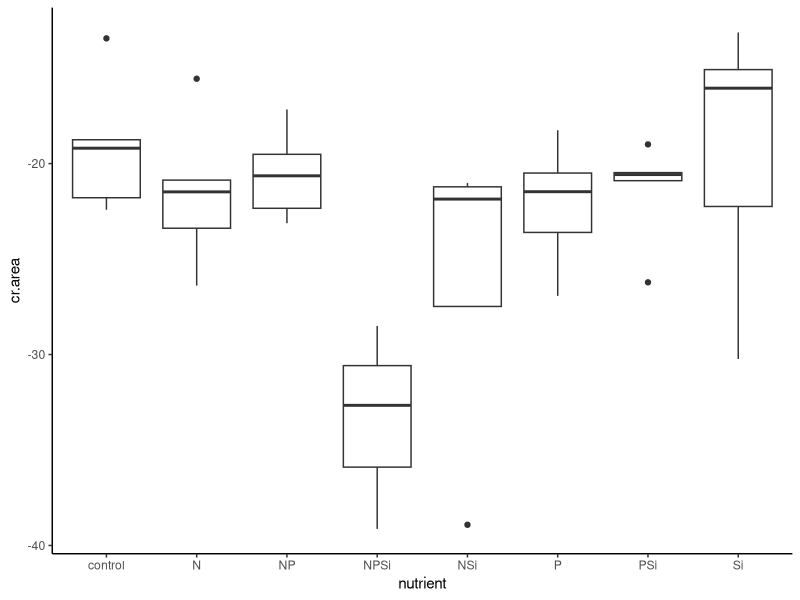
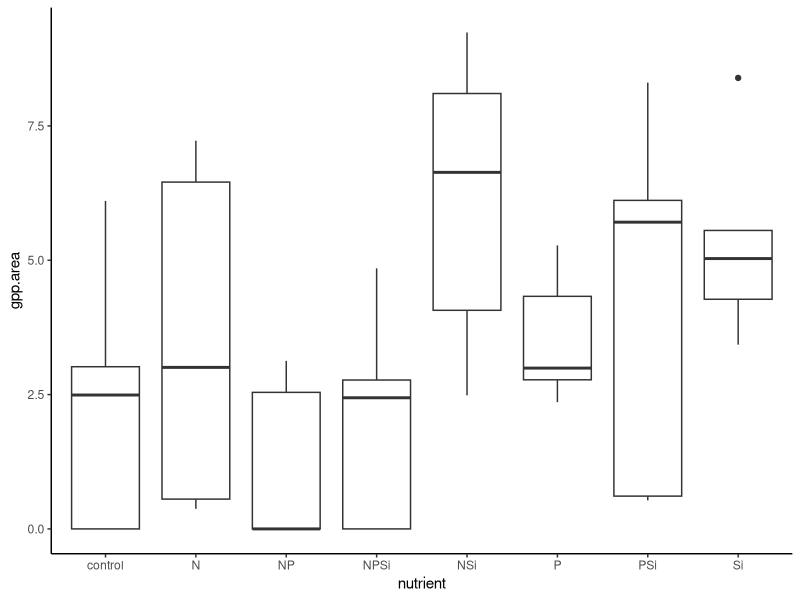
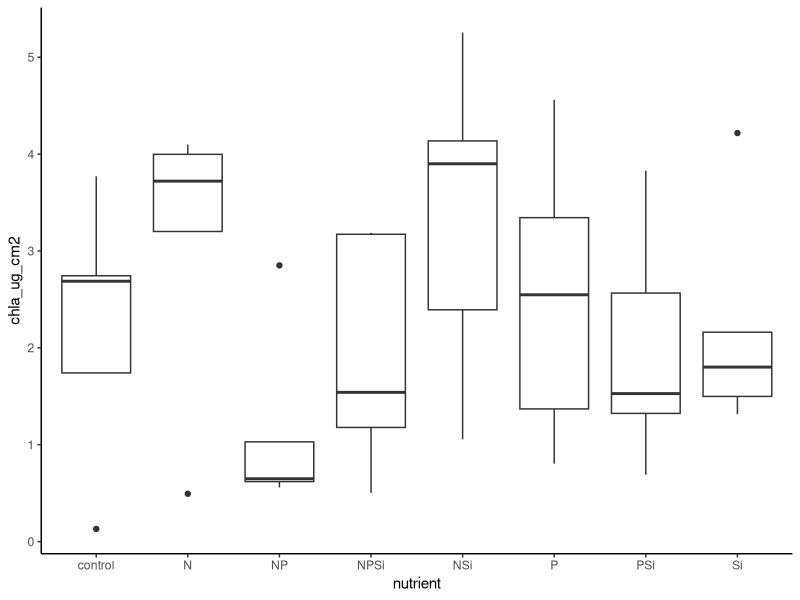
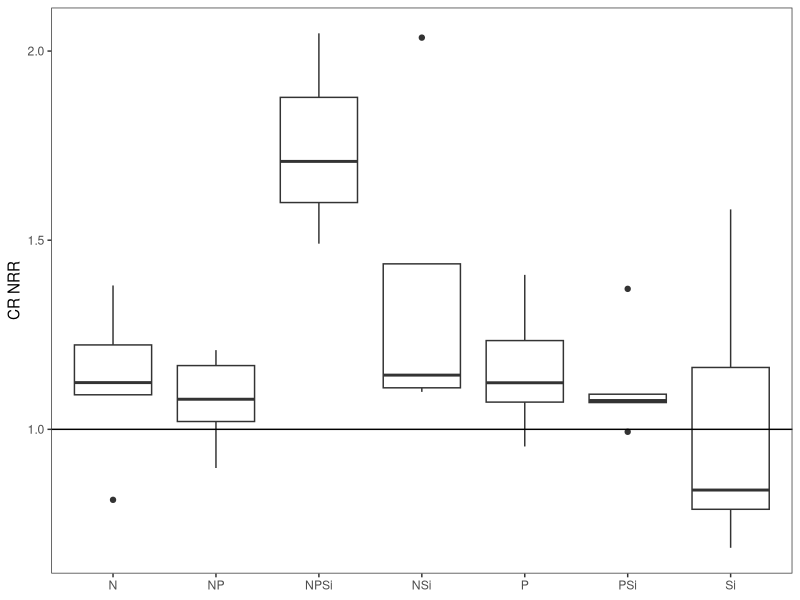
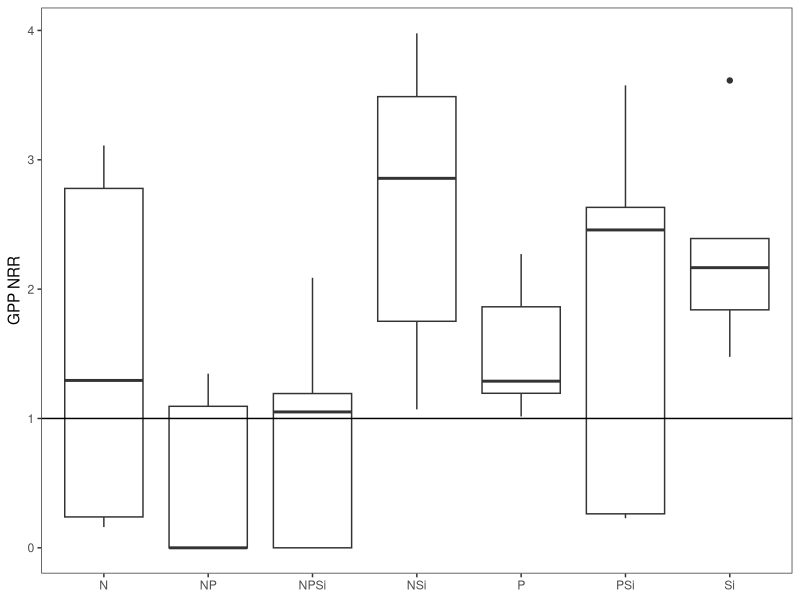
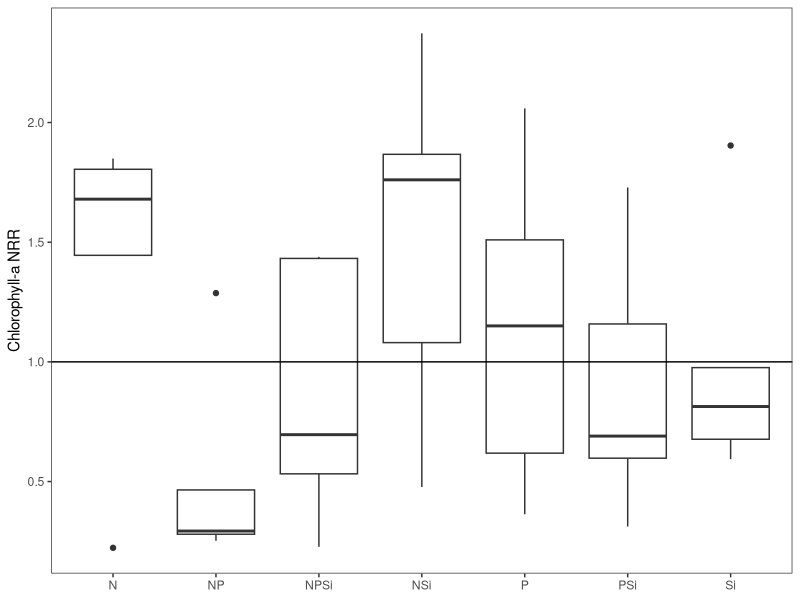
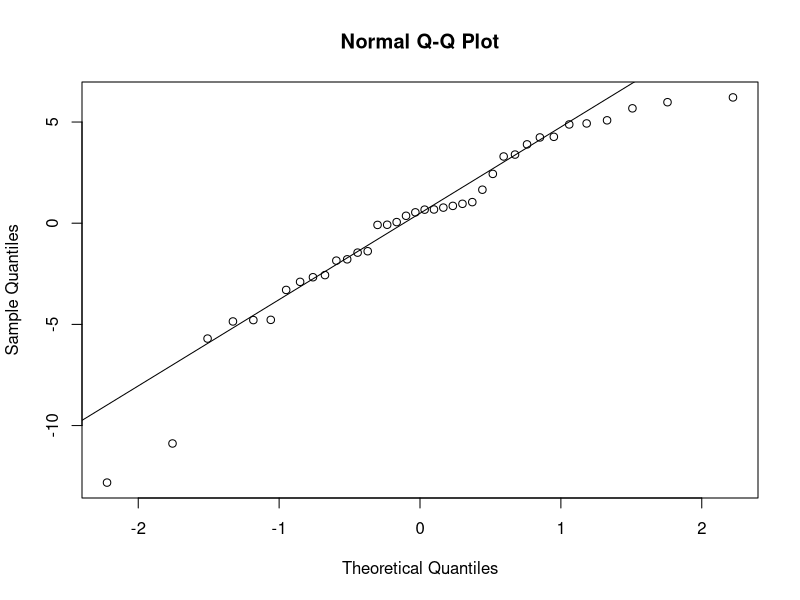
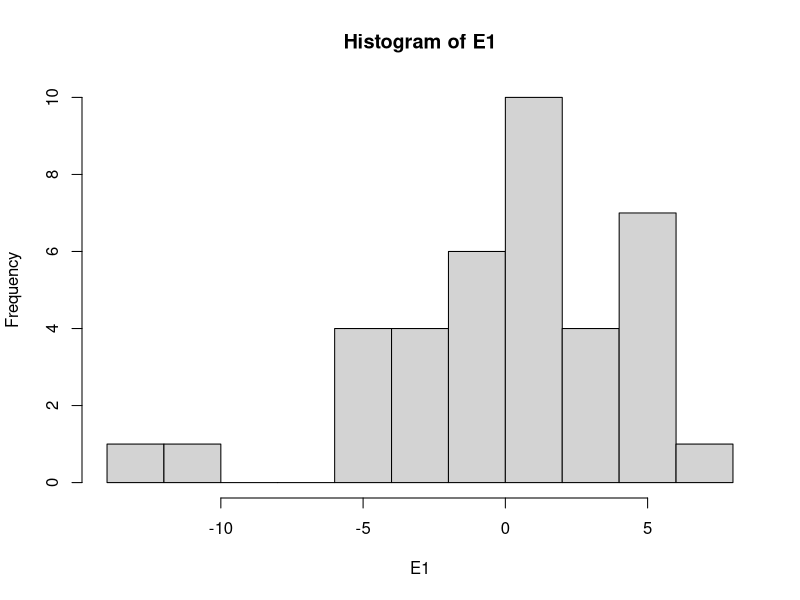

Here is the R script that generated these plots, in order: (Note: this script raises an error after producing the figures.)
#Author:  Clay Arango
#Creation date: 14-Feb-19
#Script to analyze NDS data from Summer 2018 WSB work with S. Roley and A. Alexiades

#packages
library(nlme)
library(nortest)
library(plyr)
library(dplyr)
library(multcomp)
library(MASS)
library(ggplot2)

#Load data
topp <- read.table(file="toppenish_summer.csv", header=T, sep=",")

#set variable
d = topp

#evaluate data to make sure factors are correct
names(d)

unique(d$nutrient) #control, N, NP, NPSi, NSi, P, PSi, Si
unique(d$N) #should be 0 and 1
unique(d$P) #should be 0 and 1
unique(d$Si) #should be 0 and 1
unique(d$top) #should be "sponge" and "glass"
#if need to change, use recode function below. 
d$top<-recode(d$top, "cellulose" ="sponge")
str(d)
 
#convert N and P and Si values (0 or 1 for absence or presence) to factors
d$N<-as.factor(d$N)
d$P<-as.factor(d$P)
d$Si<-as.factor(d$Si)
str(d)

#subset data into gpp and cr response
d.cr = subset(d, top=="sponge", data=d)
d.gpp = subset(d, top=="glass", data=d)

#check for outliers and check data entry before calculating NRR.
ggplot(d.cr, aes(x=nutrient, y=cr.area))+geom_boxplot() +theme_classic()
#ok - one low NSi checks out

#calculate nrr for cr
x<-ddply(d.cr, "nutrient", summarise, ave_cr = mean(cr.area, na.rm=T)) #changed to ddply b/c allows
#to specify by column name - I had a csv file with the relevant column in a different position.
x
d.cr$cr.nrr = d.cr$cr.area/-19.11745 #divide by control ave_cr

#check for outliers and check data entry before calculating NRR.
ggplot(d.gpp, aes(x=nutrient, y=gpp.area))+geom_boxplot() +theme_classic()
#ok
ggplot(d.gpp, aes(x=nutrient, y=chla_ug_cm2))+geom_boxplot() +theme_classic()
#ok

#calculate nrr for gpp and chla
x<- ddply(d.gpp, "nutrient", summarise, ave_gpp = mean(gpp.area, na.rm=T), ave_chla = mean(chla_ug_cm2, na.rm=T)) 
x
d.gpp$gpp.nrr = d.gpp$gpp.area/2.323007 #divide by control ave_gpp
d.gpp$chla.nrr = d.gpp$chla_ug_cm2/2.214887 #divide by control ave_chla

#now combine into one and export
d.cr$chla.nrr<-NA
d.cr$gpp.nrr<-NA
d.gpp$cr.nrr<-NA
d.nrr<-rbind(d.cr, d.gpp)
d.nrr$site.date<-"toppenish_summer"
write.table(d.nrr, "toppenish_summer_nrr.csv",  sep=",", quote=F, row.names =F)

###############
#plots of NRR
##############
ggplot(data=subset(d.cr, !(nutrient=="control")), aes(x=nutrient, y=cr.nrr))+geom_boxplot()+theme_bw()+
  ylab("CR NRR")+geom_abline(slope = 0, intercept = 1)+
  theme(axis.title.x=element_blank(), panel.grid.minor=element_blank(), panel.grid.major=element_blank())
#mostly limited; others neutral

ggplot(data=subset(d.gpp, !(nutrient=="control")), aes(x=nutrient, y=gpp.nrr))+geom_boxplot()+theme_bw()+
  ylab("GPP NRR")+geom_abline(slope = 0, intercept = 1)+
  theme(axis.title.x=element_blank(), panel.grid.minor=element_blank(), panel.grid.major=element_blank())
#mostly neutral. Maybe Si limitation

ggplot(data=subset(d.gpp, !(nutrient=="control")), aes(x=nutrient, y=chla.nrr))+geom_boxplot()+theme_bw()+
  ylab("Chlorophyll-a NRR")+geom_abline(slope = 0, intercept = 1)+ 
  theme(axis.title.x=element_blank(), panel.grid.minor=element_blank(), panel.grid.major=element_blank())
#mostly neutral but N limited and NP inhibited

##########
#NRR Summary Files
#########

GPP_sum<-ddply(d.gpp, "nutrient", summarise, ave_nrr.gpp=mean(gpp.nrr, na.rm=T), sd_nrr.gpp=sd(gpp.nrr, na.rm=T), 
               se_nrr.gpp =(sd(gpp.nrr)/sqrt(sum(!is.na(gpp.nrr)))), 
               ci95_nrr.gpp = (1.96*(sd(gpp.nrr)/sqrt(sum(!is.na(gpp.nrr))))),
               ave_nrr.chla=mean(chla.nrr, na.rm=T), sd_nrr.chla=sd(chla.nrr, na.rm=T), 
               se_nrr.chla =(sd(chla.nrr)/sqrt(sum(!is.na(chla.nrr)))), 
               ci95_nrr.chla = (1.96*(sd(chla.nrr)/sqrt(sum(!is.na(chla.nrr))))))
CR_sum<-ddply(d.cr, "nutrient", summarise, ave_nrr.cr=mean(cr.nrr, na.rm=T), sd_nrr.cr=sd(cr.nrr, na.rm=T), 
              se_nrr.cr =(sd(cr.nrr)/sqrt(sum(!is.na(cr.nrr)))), 
              ci95_nrr.cr = (1.96*(sd(cr.nrr)/sqrt(sum(!is.na(cr.nrr))))))

#now combine into one and export
d.sum<-merge(GPP_sum, CR_sum, by="nutrient")
d.sum$site_date<-"aht_summer"
write.table(d.sum, "reec_summer_summ.csv",  sep=",", quote=F, row.names =F)

############################################################
#analyze RESPIRATION data
############################################################

M1<-gls(cr.area~N*P*Si, data=d.cr, na.action=na.omit)
E1<-residuals(M1)
qqnorm(E1)
qqline(E1)
ad.test(E1)
   #residuals are more-or-less normally distributed, p=0.06625. A lot of wiggle around QQ line
hist(E1) #ok
plot(M1)# a little bit heteroscedastic but not dramatically so. less variation as values increase

plot(filter(d.cr, !is.na(cr.area)) %>% dplyr::select(nutrient), 
     E1, xlab="nutrient", ylab="Residuals")
bartlett.test(cr.area~nutrient, data=d.cr)
   #variance test OK

anova(M1)
  #P and NPSi interaction signficant. in figure, Si appears higher, NP lower, all others equal to Control

ggplot(data=d.cr, aes(x=nutrient, y = cr.area))+geom_boxplot()

x <- group_by(d.cr, nutrient) %>%  # Grouping function causes subsequent functions to aggregate by treatment
  summarize(cr.mean = abs(mean(cr.area, na.rm = TRUE)), # na.rm = TRUE to remove missing values
            cr.sd=abs(sd(cr.area, na.rm = TRUE)),  # na.rm = TRUE to remove missing values
            n = sum(!is.na(cr.area)), # of observations, excluding NAs. 
            cr.se=cr.sd/sqrt(n))

ggplot(data=x, aes(x=nutrient, y=cr.mean)) + 
  geom_bar(stat="identity", position=position_dodge(), color = "black") + 
  geom_errorbar(aes(ymin=cr.mean, ymax=cr.mean+cr.se), width=0.2, 
                position=position_dodge(0.9)) + 
  xlab("Nutrient") +
  ylab(expression(Respiration~(ug~O[2]~m^{-2}~h^{-1}))) +
  ylim(0,20) +
  labs(fill="Light") +
  theme_bw() +
  theme(panel.grid.major=element_blank(),
        panel.grid.minor=element_blank(),
        legend.title=element_text(size=6),
        legend.key=element_blank(), 
        legend.position=c(0.5,0.95), 
        legend.text=element_text(size=8), 
        legend.background=element_blank(), 
        legend.direction="horizontal", 
        legend.key.size=unit(0.3, "cm"), 
        axis.title.y=element_text(size=8), 
        axis.title.x=element_text(size=8), 
        axis.text.x=element_text(size=8))


#ggsave('output/figures/Aht_summer_CRNRR.tiff',
#       units="in",
#       width=3.25,
#       height=3.25,
#       dpi=1200,
#       compression="lzw")

############################################################
#analyze the PRODUCTION data
############################################################

M1<-gls(log10(gpp.area+1)~N*P*Si, data=d.gpp, na.action=na.omit) #had to log-transform
E1<-residuals(M1)
qqnorm(E1)
qqline(E1)
ad.test(E1)
  #with log transformation: looks better, p = 0.8947)
  #w/o transformation: residuals not normal (p = 0.012, clear deviation from QQ line)

hist(E1, xlab="residuals", main="")
plot(M1)

plot(filter(d.gpp, !is.na(gpp.area)) %>% dplyr::select(nutrient), 
     E1, xlab="nutrient", ylab="Residuals")
bartlett.test(gpp.area~nutrient, data=d.gpp)
   #variance increases with value, even with transformation. will use kruskal-wallis

ggplot(data=d.gpp, aes(x=nutrient, y = gpp.area))+geom_boxplot()# one funky control value!! check on it!!
anova(M1)#doing anova anyway
#nothing significant

kruskal.test(gpp.area~N+P+Si, data=d.gpp, na.action=na.omit)#kruskal-wallis can only have 1 factor


x <- group_by(d.gpp, nutrient) %>%  # Grouping function causes subsequent functions to aggregate by season and reach
  summarize(gpp.mean = abs(mean(gpp.area, na.rm = TRUE)), # na.rm = TRUE to remove missing values
            gpp.sd=abs(sd(gpp.area, na.rm = TRUE)),  # na.rm = TRUE to remove missing values
            n = sum(!is.na(gpp.area)), # of observations, excluding NAs. 
            gpp.se=gpp.sd/sqrt(n))

ggplot(data=x, aes(x=nutrient, y=gpp.mean)) + 
  geom_bar(stat="identity", position=position_dodge(), color = "black") + 
  geom_errorbar(aes(ymin=gpp.mean, ymax=gpp.mean+gpp.se), width=0.2, 
                position=position_dodge(0.9)) + 
  xlab("Nutrient") +
  ylab(expression(Production~(ug~O[2]~m^{-2}~h^{-1}))) +
  labs(fill="Light") +
  theme_bw() +
  theme(panel.grid.major=element_blank(),
        panel.grid.minor=element_blank(), 
        legend.title=element_text(size=6), 
        legend.key=element_blank(),  
        legend.position=c(0.5,0.95),  
        legend.text=element_text(size=8),  
        legend.background=element_blank(),  
        legend.direction="horizontal",  
        legend.key.size=unit(0.3, "cm"),  
        axis.title.y=element_text(size=8),  
        axis.title.x=element_text(size=8),  
        axis.text.x=element_text(size=8))

#ggsave('output/figures/gppByNutrient.tiff',
#       units="in",
#       width=3.25,
#       height=3.25,
#       dpi=1200,
#       compression="lzw")


#BELOW HERE IS NOT EDITED





############################################################
#analyze the CHL-A biomass on disks

M1<-gls(chla~N*P*light, data=roza_sum.chla, na.action=na.omit)
E1<-residuals(M1)
qqnorm(E1)
qqline(E1)
ad.test(E1)
  #residuals look bad (p=0.001)
hist(E1)
plot(M1)

vf1 = varIdent(form = ~ 1|N*P)
vf2 = varIdent(form = ~ 1|light)
vf3 = varIdent(form = ~ 1|N*P*light)
vf4 = varPower(form = ~ fitted(.)) 
vf5 = varExp(form = ~ fitted(.))
vf6 = varConstPower(form = ~ fitted(.))
vf7 = varExp(form = ~ fitted(.)|nutrient)

M2<-gls(chla~N*P*light, data=roza_sum.chla, na.action=na.omit, weights=vf1)
M3<-gls(chla~N*P*light, data=roza_sum.chla, na.action=na.omit, weights=vf2)
M4<-gls(chla~N*P*light, data=roza_sum.chla, na.action=na.omit, weights=vf3)
M5<-gls(chla~N*P*light, data=roza_sum.chla, na.action=na.omit, weights=vf4)
M6<-gls(chla~N*P*light, data=roza_sum.chla, na.action=na.omit, weights=vf5)
M7<-gls(chla~N*P*light, data=roza_sum.chla, na.action=na.omit, weights=vf6)
M8<-gls(chla~N*P*light, data=roza_sum.chla, na.action=na.omit, weights=vf7)

anova(M1,M2,M3,M4,M5,M6,M7,M8)

#M3 is best on AIC

E3<-residuals(M3)
qqnorm(E3)
qqline(E3)
ad.test(E3)
#residuals are not normal (p=0.001)
hist(E3, xlab="residuals", main="")
plot(M3)
  #hist and plot look good

plot(filter(roza_sum.chla, !is.na(chla)) %>% dplyr::select(light), 
     E3, xlab="light", ylab="Residuals")
bartlett.test(chla~light, data=roza_sum.chla)

plot(filter(roza_sum.chla, !is.na(chla)) %>% dplyr::select(nutrient), 
     E3, xlab="nutrient", ylab="Residuals")
bartlett.test(chla~nutrient, data=roza_sum.chla)

anova(M3)

#light is significant and N and P separately interact with light

x<-roza_sum.chla[complete.cases(roza_sum.chla$chla),]

with(x, 
     interaction.plot(nutrient,light,chla, 
                      ylim=c(0,1.5),lty=c(1,12),lwd=2,ylab="Chlorophyll a", 
                      xlab="Nutrient", trace.label="Light"))

x <- group_by(roza_sum.chla, nutrient, light) %>%  # Grouping function causes subsequent functions to aggregate by season and reach
  summarize(chla.mean = mean(chla, na.rm = TRUE), # na.rm = TRUE to remove missing values
            chla.sd=sd(chla, na.rm = TRUE),  # na.rm = TRUE to remove missing values
            n = sum(!is.na(chla)), # of observations, excluding NAs. 
            chla.se=chla.sd/sqrt(n))

ggplot(data=x, 
       aes(x=nutrient, y=chla.mean, fill=light)) + 
  geom_bar(stat="identity", position=position_dodge(), color = "black") + 
  geom_errorbar(aes(ymin=chla.mean, ymax=chla.mean+chla.se), width=0.2, 
                position=position_dodge(0.9)) + 
  scale_fill_manual(values=c("white","black")) +
  xlab("Nutrient") +
  ylab(expression(Chlorophyll~a~(ug~cm^{-2}))) +
  ylim(0,1.7) +
  labs(fill="Light") +
  theme_bw() +
  theme(panel.grid.major=element_blank(), 
        panel.grid.minor=element_blank(), 
        legend.title=element_text(size=6), 
        legend.key=element_blank(), 
        legend.position=c(0.5,0.95), 
        legend.text=element_text(size=8), 
        legend.background=element_blank(), 
        legend.direction="horizontal", 
        legend.key.size=unit(0.3, "cm"), 
        axis.title.y=element_text(size=8), 
        axis.title.x=element_text(size=8), 
        axis.text.x=element_text(size=8))

ggsave('output/figures/chlaByNutrientLight.tiff',
       units="in",
       width=3.25,
       height=3.25,
       dpi=1200,
       compression="lzw")



############################################################
############################################################
#calculate nrr mean and standard error
x1 <- group_by(roza_sum, nutrient, light) %>%  # Grouping function causes subsequent functions to aggregate by season and reach
  summarize(chla.nrr.mean = mean(chla.nrr, na.rm = TRUE), # na.rm = TRUE to remove missing values
            chla.nrr.sd=sd(chla.nrr, na.rm = TRUE),  # na.rm = TRUE to remove missing values
            chla.n = sum(!is.na(chla.nrr)), # of observations, excluding NAs. 
            chla.nrr.se=chla.nrr.sd/sqrt(chla.n))


x2 <- group_by(roza_sum, nutrient, light) %>%  # Grouping function causes subsequent functions to aggregate by season and reach
  summarize(gpp.nrr.mean = mean(gpp.nrr, na.rm = TRUE), # na.rm = TRUE to remove missing values
            gpp.nrr.sd=sd(gpp.nrr, na.rm = TRUE),  # na.rm = TRUE to remove missing values
            gpp.n = sum(!is.na(gpp.nrr)), # of observations, excluding NAs. 
            gpp.nrr.se=gpp.nrr.sd/sqrt(gpp.n))

x3 <- group_by(roza_sum, nutrient, light) %>%  # Grouping function causes subsequent functions to aggregate by season and reach
  summarize(cr.nrr.mean = mean(cr.nrr, na.rm = TRUE), # na.rm = TRUE to remove missing values
            cr.nrr.sd=sd(cr.nrr, na.rm = TRUE),  # na.rm = TRUE to remove missing values
            cr.n = sum(!is.na(cr.nrr)), # of observations, excluding NAs. 
            cr.nrr.se=cr.nrr.sd/sqrt(cr.n))

roza_sum.nrr<-cbind(x1,x2,x3)
roza_sum.nrr <- roza_sum.nrr[, !duplicated(colnames(roza_sum.nrr))]
write.csv(roza_sum.nrr, "roza_sum.nrr.csv")
